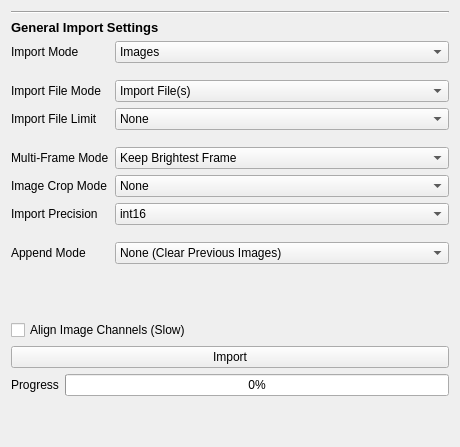
  <widget class="QWidget" name="import_tab">
   <attribute name="title">
    <string>Import</string>
   </attribute>
   <layout class="QVBoxLayout" name="verticalLayout">
    <item>
     <widget class="Line" name="line_11">
      <property name="orientation">
       <enum>Qt::Horizontal</enum>
      </property>
     </widget>
    </item>
    <item>
     <widget class="QLabel" name="label_37">
      <property name="font">
       <font>
        <pointsize>10</pointsize>
        <bold>true</bold>
       </font>
      </property>
      <property name="text">
       <string>General Import Settings</string>
      </property>
     </widget>
    </item>
    <item>
     <layout class="QFormLayout" name="formLayout_8">
      <item row="2" column="1">
       <spacer name="verticalSpacer_16">
        <property name="orientation">
         <enum>Qt::Vertical</enum>
        </property>
        <property name="sizeType">
         <enum>QSizePolicy::Minimum</enum>
        </property>
        <property name="sizeHint" stdset="0">
         <size>
          <width>334</width>
          <height>5</height>
         </size>
        </property>
       </spacer>
      </item>
      <item row="3" column="0">
       <widget class="QLabel" name="label_51">
        <property name="text">
         <string>Import File Mode</string>
        </property>
       </widget>
      </item>
      <item row="3" column="1">
       <widget class="QComboBox" name="import_filemode">
        <item>
         <property name="text">
          <string>Import File(s)</string>
         </property>
        </item>
        <item>
         <property name="text">
          <string>Import Directory</string>
         </property>
        </item>
       </widget>
      </item>
      <item row="4" column="0">
       <widget class="QLabel" name="import_limit_label">
        <property name="text">
         <string>Import File Limit</string>
        </property>
       </widget>
      </item>
      <item row="4" column="1">
       <widget class="QComboBox" name="import_limit">
        <property name="currentIndex">
         <number>6</number>
        </property>
        <item>
         <property name="text">
          <string>1</string>
         </property>
        </item>
        <item>
         <property name="text">
          <string>5</string>
         </property>
        </item>
        <item>
         <property name="text">
          <string>10</string>
         </property>
        </item>
        <item>
         <property name="text">
          <string>20</string>
         </property>
        </item>
        <item>
         <property name="text">
          <string>50</string>
         </property>
        </item>
        <item>
         <property name="text">
          <string>100</string>
         </property>
        </item>
        <item>
         <property name="text">
          <string>None</string>
         </property>
        </item>
       </widget>
      </item>
      <item row="5" column="1">
       <spacer name="verticalSpacer_17">
        <property name="orientation">
         <enum>Qt::Vertical</enum>
        </property>
        <property name="sizeType">
         <enum>QSizePolicy::Minimum</enum>
        </property>
        <property name="sizeHint" stdset="0">
         <size>
          <width>334</width>
          <height>5</height>
         </size>
        </property>
       </spacer>
      </item>
      <item row="6" column="0">
       <widget class="QLabel" name="label_30">
        <property name="text">
         <string>Multi-Frame Mode</string>
        </property>
       </widget>
      </item>
      <item row="6" column="1">
       <widget class="QComboBox" name="import_multiframe_mode">
        <item>
         <property name="text">
          <string>Keep Brightest Frame</string>
         </property>
        </item>
        <item>
         <property name="text">
          <string>Average Frames</string>
         </property>
        </item>
        <item>
         <property name="text">
          <string>Sum Frames</string>
         </property>
        </item>
        <item>
         <property name="text">
          <string>Keep First Frame</string>
         </property>
        </item>
        <item>
         <property name="text">
          <string>Keep All Frames (BETA)</string>
         </property>
        </item>
       </widget>
      </item>
      <item row="7" column="0">
       <widget class="QLabel" name="label_22">
        <property name="text">
         <string>Image Crop Mode</string>
        </property>
       </widget>
      </item>
      <item row="7" column="1">
       <widget class="QComboBox" name="import_crop_mode">
        <item>
         <property name="text">
          <string>None</string>
         </property>
        </item>
        <item>
         <property name="text">
          <string>Crop Left Half</string>
         </property>
        </item>
        <item>
         <property name="text">
          <string>Crop Right Half</string>
         </property>
        </item>
        <item>
         <property name="text">
          <string>Crop Brightest Half</string>
         </property>
        </item>
       </widget>
      </item>
      <item row="8" column="0">
       <widget class="QLabel" name="label_21">
        <property name="text">
         <string>Import Precision</string>
        </property>
       </widget>
      </item>
      <item row="8" column="1">
       <widget class="QComboBox" name="import_precision">
        <property name="currentIndex">
         <number>1</number>
        </property>
        <item>
         <property name="text">
          <string>int8</string>
         </property>
        </item>
        <item>
         <property name="text">
          <string>int16</string>
         </property>
        </item>
        <item>
         <property name="text">
          <string>int32</string>
         </property>
        </item>
        <item>
         <property name="text">
          <string>native</string>
         </property>
        </item>
       </widget>
      </item>
      <item row="0" column="1">
       <widget class="QComboBox" name="import_mode">
        <item>
         <property name="text">
          <string>Images</string>
         </property>
        </item>
        <item>
         <property name="text">
          <string>NanoImager Data</string>
         </property>
        </item>
        <item>
         <property name="text">
          <string>ScanR Data</string>
         </property>
        </item>
        <item>
         <property name="text">
          <string>Zeiss (.czi) Data</string>
         </property>
        </item>
        <item>
         <property name="text">
          <string>ImageJ files(s)</string>
         </property>
        </item>
        <item>
         <property name="text">
          <string>Mask (.tif) Segmentation(s)</string>
         </property>
        </item>
        <item>
         <property name="text">
          <string>Cellpose (.npy) Segmentation(s)</string>
         </property>
        </item>
        <item>
         <property name="text">
          <string>Oufti (.mat) Segmentation(s)</string>
         </property>
        </item>
        <item>
         <property name="text">
          <string>JSON (.txt) Segmentation(s)</string>
         </property>
        </item>
       </widget>
      </item>
      <item row="0" column="0">
       <widget class="QLabel" name="label_27">
        <property name="text">
         <string>Import Mode</string>
        </property>
       </widget>
      </item>
      <item row="9" column="1">
       <spacer name="verticalSpacer_47">
        <property name="orientation">
         <enum>Qt::Vertical</enum>
        </property>
        <property name="sizeType">
         <enum>QSizePolicy::Minimum</enum>
        </property>
        <property name="sizeHint" stdset="0">
         <size>
          <width>20</width>
          <height>5</height>
         </size>
        </property>
       </spacer>
      </item>
      <item row="10" column="0">
       <widget class="QLabel" name="label_105">
        <property name="text">
         <string>Append Mode</string>
        </property>
       </widget>
      </item>
      <item row="10" column="1">
       <widget class="QComboBox" name="import_append_mode">
        <item>
         <property name="text">
          <string>None (Clear Previous Images)</string>
         </property>
        </item>
        <item>
         <property name="text">
          <string>Append Images</string>
         </property>
        </item>
        <item>
         <property name="text">
          <string>Append Channels</string>
         </property>
        </item>
       </widget>
      </item>
     </layout>
    </item>
    <item>
     <spacer name="verticalSpacer_15">
      <property name="orientation">
       <enum>Qt::Vertical</enum>
      </property>
      <property name="sizeType">
       <enum>QSizePolicy::Minimum</enum>
      </property>
      <property name="sizeHint" stdset="0">
       <size>
        <width>334</width>
        <height>50</height>
       </size>
      </property>
     </spacer>
    </item>
    <item>
     <widget class="QCheckBox" name="import_align">
      <property name="text">
       <string>Align Image Channels (Slow)</string>
      </property>
      <property name="checked">
       <bool>false</bool>
      </property>
     </widget>
    </item>
    <item>
     <widget class="QPushButton" name="import_import">
      <property name="text">
       <string>Import</string>
      </property>
     </widget>
    </item>
    <item>
     <layout class="QFormLayout" name="formLayout_14">
      <item row="0" column="0">
       <widget class="QLabel" name="label_36">
        <property name="text">
         <string>Progress</string>
        </property>
       </widget>
      </item>
      <item row="0" column="1">
       <widget class="QProgressBar" name="import_progressbar">
        <property name="value">
         <number>0</number>
        </property>
       </widget>
      </item>
     </layout>
    </item>
    <item>
     <spacer name="verticalSpacer">
      <property name="orientation">
       <enum>Qt::Vertical</enum>
      </property>
      <property name="sizeHint" stdset="0">
       <size>
        <width>20</width>
        <height>40</height>
       </size>
      </property>
     </spacer>
    </item>
   </layout>
  </widget>
